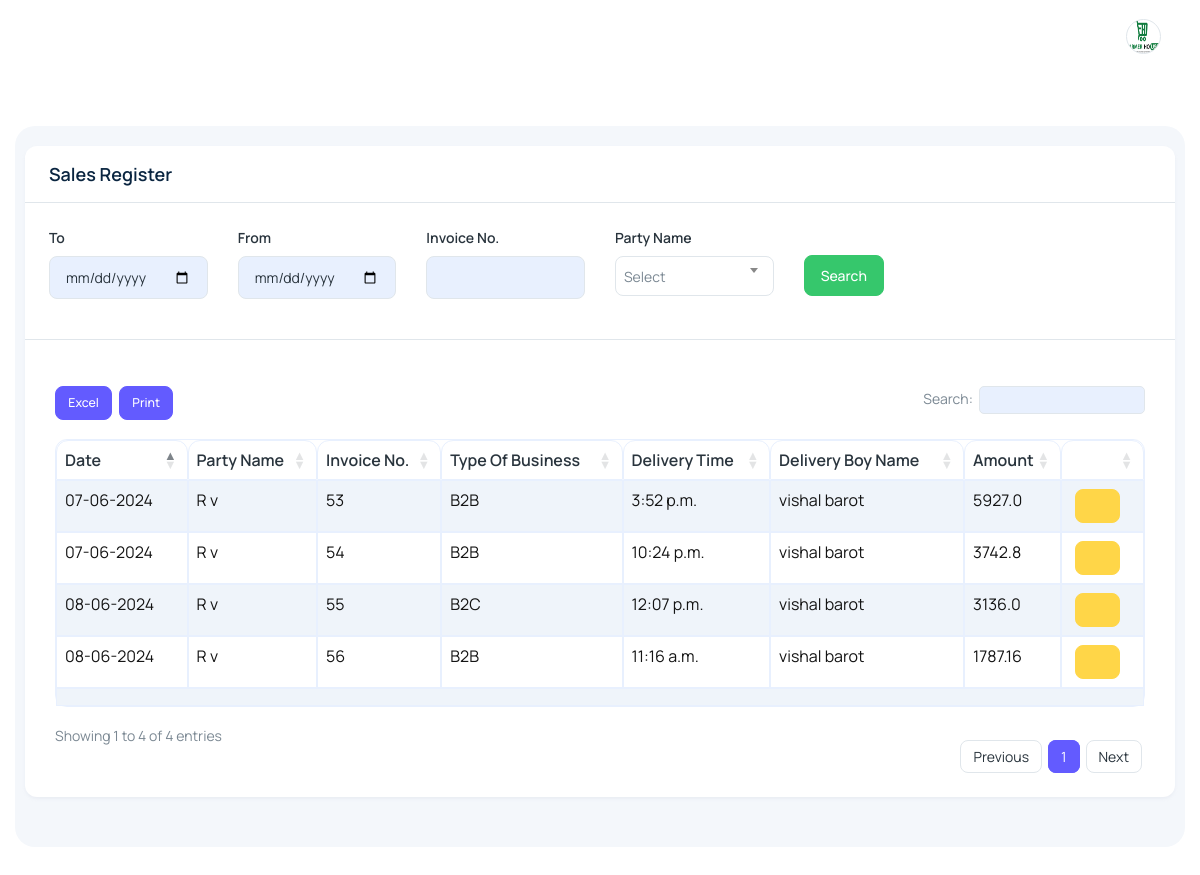
Page /SalesEntry (signed in) on the earlier database version.
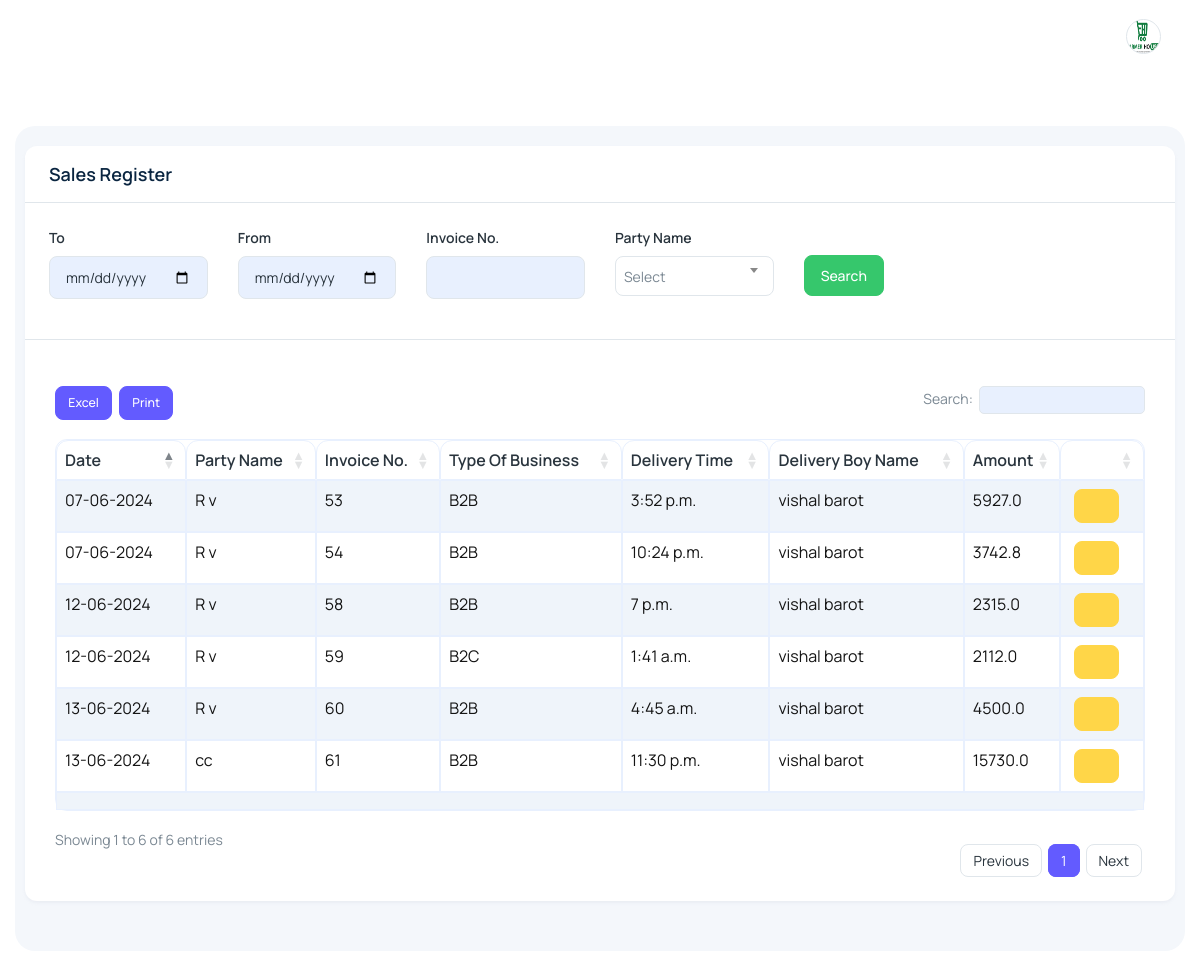
Same page on the later database version.
### main/models.py (models this page shows, shortened)
class SalesEntryModel(models.Model):
    user = models.CharField(max_length=100,null=True, blank=True)
    DeliveryBoyName = models.CharField(max_length=100,null=True, blank=True)
    DeliveryBoyNo = models.CharField(max_length=100,null=True, blank=True)
    TypeOfBusiness = models.CharField(max_length=100,null=True, blank=True)
    DeliveryTime = models.TimeField()
    InvoiceNo = models.CharField(max_length=100,null=True, blank=True)
    DateTime = models.DateTimeField(default=datetime.now())
    PartyName = models.CharField(max_length=100,null=True, blank=True)
    ProductId = models.CharField(max_length=100,null=True, blank=True)
    Type = models.CharField(max_length=100,null=True, blank=True)
    Amount = models.CharField(max_length=100,null=True, blank=True)
    Date = models.DateField(null=True, blank=True)
    Terms = models.CharField(max_length=100,null=True, blank=True)
    TypeofPayment = models.CharField(max_length=100,null=True, blank=True)
    TChargesAmount = models.CharField(max_length=100,null=True, blank=True)
    PayableAmount = models.CharField(max_length=100,null=True, blank=True)
    status = models.CharField(default='0',max_length=100,null=True, blank=True)
    PendingAmount = models.CharField(max_length=100,null=True, blank=True)
    OrderNo = models.CharField(max_length=100,null=True, blank=True)
    BillClear = models.CharField(default='0',max_length=100,null=True, blank=True)
    ProfitMargin = models.CharField(default='0',max_length=100,null=True, blank=True)
    LossMargin = models.CharField(default='0',max_length=100,null=True, blank=True)
    def ndate(self):
        return self.Date.strftime('%d-%m-%Y')

### main/views.py (the view, shortened to what this page needs)
# urls.py: path('SalesEntry',views.SalesEntry,name="Sales Entry"),
@login_required(login_url='Login')
def SalesEntry(request):
    sales = SalesEntryModel.objects.filter(Type='Sales',user=request.user)
    sp = {i.PartyName for i in sales}
    data = {'sales':sales,'sp':sp}
    if is_admin(request.user):
        return render(request,'admin/salesentry.html',data)
    if is_user(request.user):
        return render(request,'salesentry.html',data)

### main/views.py (called while the page is built)
def is_admin(user):
    data=User.objects.filter(is_superuser=True)
    for i in data:
        if str(i.username) == str(user):
            return True

### main/templates/admin/salesentry.html (shortened to what this page needs)
﻿{% extends 'admin/main.html' %}
{% load static %}
{% block content %}
<div class="body-wrapper">
  <div class="container-fluid">
    <div class="datatables">
      <div class="card">
        <div class="px-4 py-3 border-bottom">
          <h4 class="card-title mb-0">Sales Register</h4>
        </div>
        <form class="card-body p-4 pb-0 mb-0" method="post">
          <div class="row mb-0">
            <div class="col-md-2">
              <div class="mb-4">
                <label for="exampleInputInvoiceNo" class="form-label">To</label>
                <input type="date" class="form-control" name="StartDate" id="StartDate" value="{{StartDate}}" >
              </div>
            </div>
            <div class="col-md-2">
              <div class="mb-4">
                <label for="exampleInputInvoiceNo" class="form-label">From</label>
                <input type="date" class="form-control" name="EndDate" id="EndDate" value="{{EndDate}}">
              </div>
            </div>
            <div class="col-md-2">
              <div class="mb-4">
                <label for="exampleInputInvoiceNo" class="form-label">Invoice No.</label>
                <input type="text" class="form-control" name="InvoiceNo" id="InvoiceNo" onkeydown="calcVal();" onkeyup="calcVal();">
              </div>
            </div>
            <div class="col-md-2">
              <label for="exampleInputtype" class="form-label">Party Name</label>
              <div class="mb-4">
              </div>
            </div>
            <div class="col-md-2 d-flex align-items-center">
                <button class="btn btn-success" type="submit">Search</button>
            </div>
          </div>
        </form>
        <hr>
        <div class="card-body">
          <div class="table-responsive">
            <table id="file_export" class="table w-100 table-striped table-bordered display text-nowrap">
              <thead>
                <tr>
                  <th class="p-2">Date</th>
                  <th class="p-2">Party Name</th>
                  <th class="p-2">Invoice No.</th>
                  <th class="p-2">Type Of Business</th>
                  <th class="p-2">Delivery Time</th>
                  <th class="p-2">Delivery Boy Name</th>
                  <th class="p-2">Amount</th>
                  <th class="p-2"></th>
                </tr>
              </thead>
              <tbody id="tbody">
                {% for i in sales %}
                <tr>
                  <td class="p-2">{{i.ndate}}</td>
                  <td class="p-2">{{i.PartyName}}</td>
                  <td class="p-2">{{i.InvoiceNo}}</td>
                  <td class="p-2">{{i.TypeOfBusiness}}</td>
                  <td class="p-2">{{i.DeliveryTime}}</td>
                  <td class="p-2">{{i.DeliveryBoyName}}</td>
                  <td class="p-2">{{i.Amount}}</td>
                  <td class="p-2"><a class="btn btn-warning mr-3" href="/SalesDetails/{{i.id}}" style="margin-left: 5px;"><i class='ti ti-view-360'></i></a></td>
                </tr>
                {% endfor %}
              </tbody>
              <tbody class="bg-white">
                <tr class="bg-white">
                  <td class="p-2" colspan="8" class="bg-white"></td>
                </tr>
              </tbody>
            </table>
          </div>
        </div>
      </div>
    </div>
  </div>
</div>
{% endblock content %}

Differences in the rows shown:
removed SalesEntryModel: ndate "08-06-2024", PartyName "R v", InvoiceNo "55", TypeOfBusiness "B2C", DeliveryTime "12:07 p.m.", DeliveryBoyName "vishal barot", Amount "3136.0"
removed SalesEntryModel: ndate "08-06-2024", PartyName "R v", InvoiceNo "56", TypeOfBusiness "B2B", DeliveryTime "11:16 a.m.", DeliveryBoyName "vishal barot", Amount "1787.16"
added SalesEntryModel: ndate "12-06-2024", PartyName "R v", InvoiceNo "58", TypeOfBusiness "B2B", DeliveryTime "7 p.m.", DeliveryBoyName "vishal barot", Amount "2315.0"
added SalesEntryModel: ndate "12-06-2024", PartyName "R v", InvoiceNo "59", TypeOfBusiness "B2C", DeliveryTime "1:41 a.m.", DeliveryBoyName "vishal barot", Amount "2112.0"
added SalesEntryModel: ndate "13-06-2024", PartyName "R v", InvoiceNo "60", TypeOfBusiness "B2B", DeliveryTime "4:45 a.m.", DeliveryBoyName "vishal barot", Amount "4500.0"
added SalesEntryModel: ndate "13-06-2024", PartyName "cc", InvoiceNo "61", TypeOfBusiness "B2B", DeliveryTime "11:30 p.m.", DeliveryBoyName "vishal barot", Amount "15730.0"
Other differences:
text written by a page script: "Excel Print Search: Showing 1 to 4 of 4 entries Previous 1 Next" → "Excel Print Search: Showing 1 to 6 of 6 entries Previous 1 Next"
